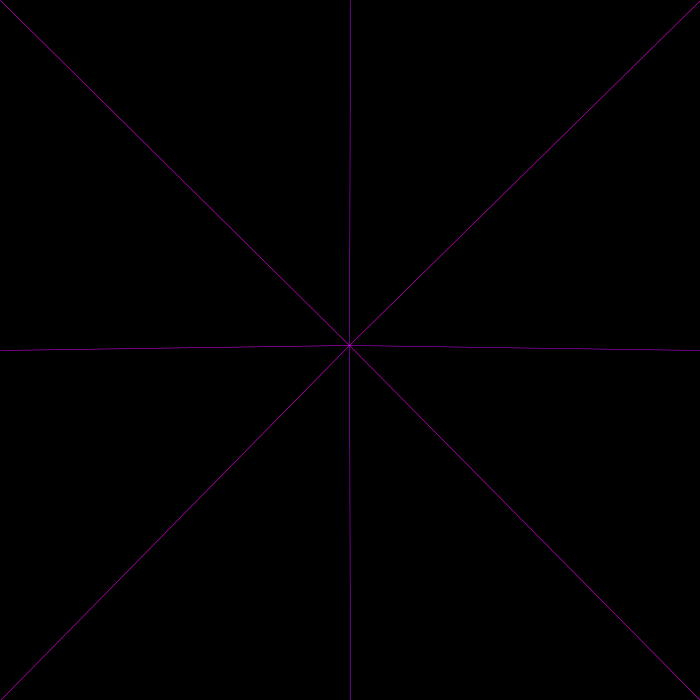
Frame 1 (no input)
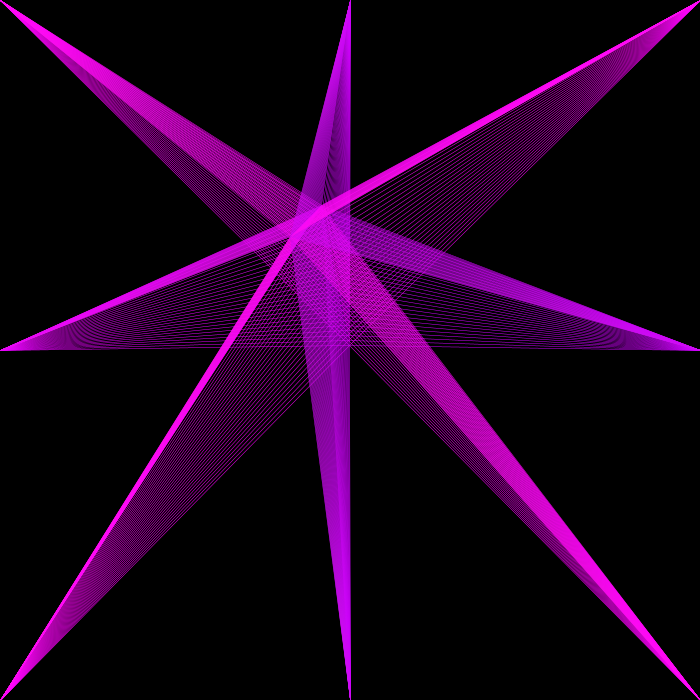
Frame 60 (the mouse pressed at the canvas centre just before this capture)
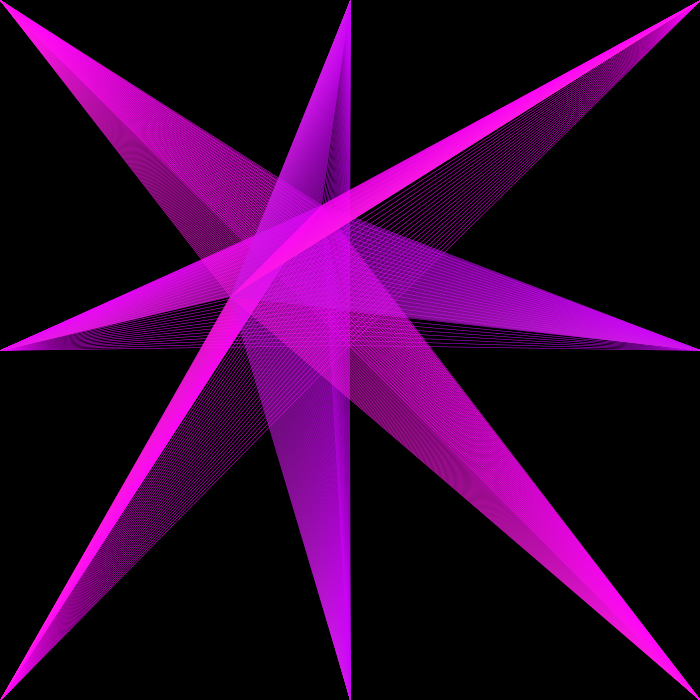
Frame 120 (the mouse held since frame 60 and released just before this capture)

The Processing sketch that drew these frames (run headless with seeded random() and noise(); from frame 60 on, the mouse is pressed at the canvas centre):

// Processing sketch: processing_187061
// ── processing_187061.pde

int ball_x = 350;
int ball_y = 350;
int ball2_x = 250;
int ball2_y = 450;
int ball_speed_x = -1;
int ball_speed_y = -5;
int circle_x = 30;
int circle_y = 30;
float pink = 0;
float pink_add = .2;
float blue = 255;
float blue_add = -.2;
int wall = 200;

void setup () {
  size (700, 700);
  background(0);
}

void draw () {
  ball_x = ball_x + ball_speed_x;
  ball_y = ball_y + ball_speed_y;
  ball2_x = ball2_x + ball_speed_x;
  ball2_y = ball2_y + ball_speed_y;
  pink = pink + pink_add;
  blue = blue + blue_add;
  strokeWeight(.5);
  stroke(255, pink, blue);
  line( ball_x, ball_y, 700, 0);
  stroke(255, pink, blue);
  line( ball_x, ball_y, 0, 700);
  stroke(255, pink, blue);
  line( ball_x, ball_y, 0, 0);
  stroke(255, pink, blue);
  line( ball_x, ball_y, 700, 700);
  stroke(232, pink, blue);
  line( ball_x, ball_y, 0, 350);
  stroke(206, pink, blue);
  line( ball_x, ball_y, 350, 0);
  stroke(206, pink, blue);
  line( ball_x, ball_y, 700, 350);
  stroke(206, pink, blue);
  line( ball_x, ball_y, 350, 700);


  if (ball_y-10 < wall) {
    ball_speed_y = 1;
  }
  if (ball_y+10 > height-wall) {
    ball_speed_y = -2;
  }
  if (ball_x-10 < wall) {
    ball_speed_x = 10;
  }
  if (ball_x+10 > width-wall) {
    ball_speed_x = -1;
  }
  if (ball_x < width/2) { //////top left section 
    if (ball_y < height/2) {
      stroke(105, 0, 235);
    }
  }
  if (ball_x > width/2) { //////bottom right section 
    if (ball_y > height/2) {
      stroke(0, 181, 0);
      strokeWeight(2.9);
    }
  }
  if (ball_x < width/2) { //////bottom left section 
    if (ball_y > height/2) {
      stroke(255, 181, 235);
      strokeWeight(.9);
    }
  }
  if (ball_x > width/2) { //////top right section 
    if (ball_y < height/2) {
      stroke(105, 181, 235);
      strokeWeight(.1);
    }
  }
  if (ball_y-10 < wall) {
    ball_speed_y = 1;
  }
  if (ball_y+10 > height-wall) {
    ball_speed_y = -2;
  }
  if (ball_x-10 < wall) {
    ball_speed_x = 10;
  }
  if (ball_x+10 > width-wall) {
    ball_speed_x = -1;
  }


  if (ball2_x < width/2) { //////top left section 
    if (ball2_y < height/2) {
      stroke(105, 0, 235);
    }
  }
  if (ball2_x > width/2) { //////bottom right section 
    if (ball2_y > height/2) {
      stroke(0, 181, 0);
      strokeWeight(2.9);
    }
  }
  if (ball2_x < width/2) { //////bottom left section 
    if (ball2_y > height/2) {
      stroke(255, 181, 235);
      strokeWeight(.9);
    }
  }
  if (ball2_x > width/2) { //////top right section 
    if (ball2_y < height/2) {
      stroke(105, 181, 235);
      strokeWeight(.1);
    }
  }
}
